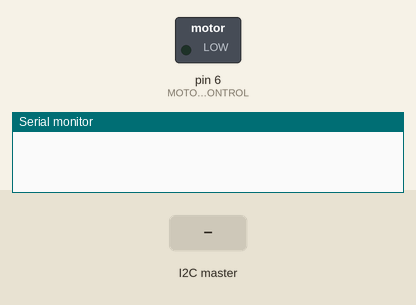
A sketch run on a simulated Arduino Uno, built with avr-gcc and run on an emulated ATmega328P. On the bench: switched loads named in the sketch (green lamp = pin HIGH), the last lines printed to the serial monitor. The test bench sets the inputs (shaded band).

Above: at 1.2 s.
1.3 s: the I2C master sends the byte 1
At 1.8 s:
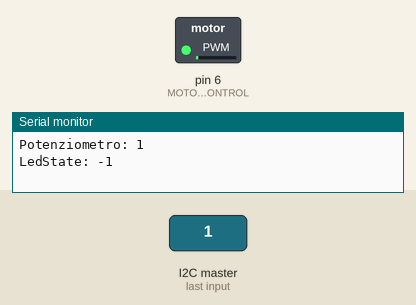
2.8 s: the I2C master sends the byte 90
At 4.0 s:
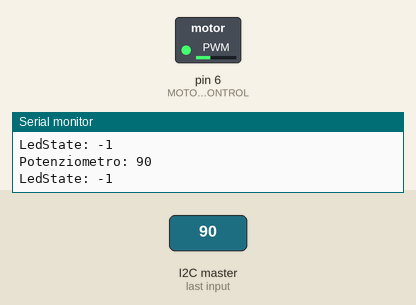
4.3 s: the I2C master sends the byte 200
At 5.3 s:
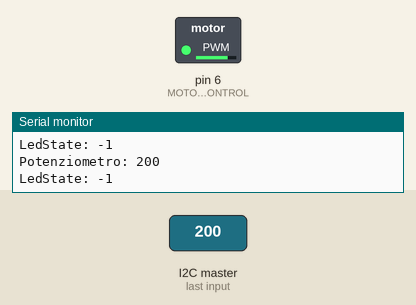
Timing chart, 0 to 7.3 s (numbered marks = the images above; inputs shaded):
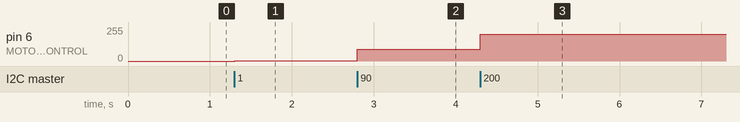

Measured:
- after the input at 1.3 s, pin 6 (MOTORCONTROL): 0/255 → 1/255 at once
- after the input at 2.8 s, pin 6 (MOTORCONTROL): 1/255 → 90/255 at once
- after the input at 4.3 s, pin 6 (MOTORCONTROL): 90/255 → 200/255 at once

The sketch:

Slave.ino
```cpp
#include <Wire.h>
#define MOTORCONTROL 6

void setup()
{
  Wire.begin(4);
  Serial.begin(9600);
  Wire.onReceive(receiveEvent);
  pinMode(MOTORCONTROL, OUTPUT);
}

void loop()
{
  delay(100);
}

void receiveEvent(int howMany)
{
  int potenziometro = Wire.read();
  int MotorState = Wire.read();
  Serial.print("Potenziometro: ");
  Serial.println(potenziometro);
  Serial.print("LedState: ");
  Serial.println(MotorState);

  if(MotorState)
  {
    analogWrite(MOTORCONTROL, potenziometro);
  } else
  {
    analogWrite(MOTORCONTROL, 0);
  }
}
```
